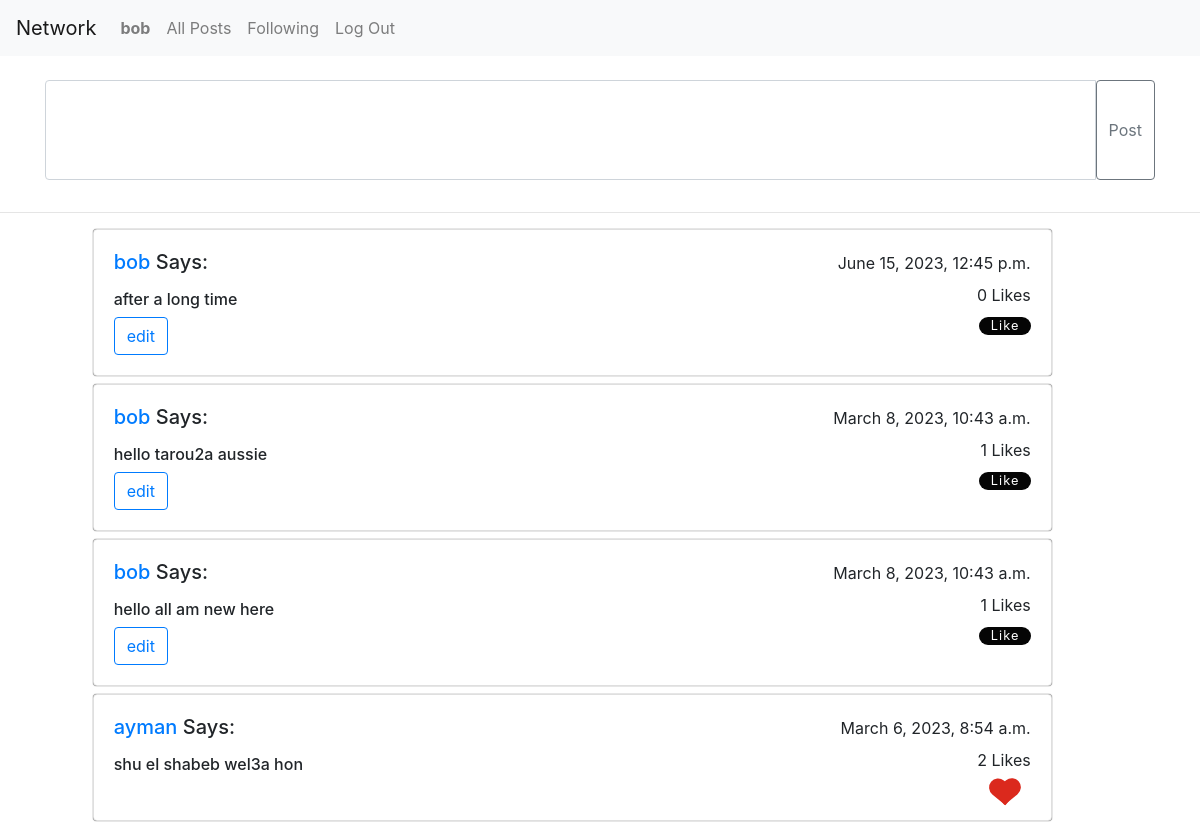
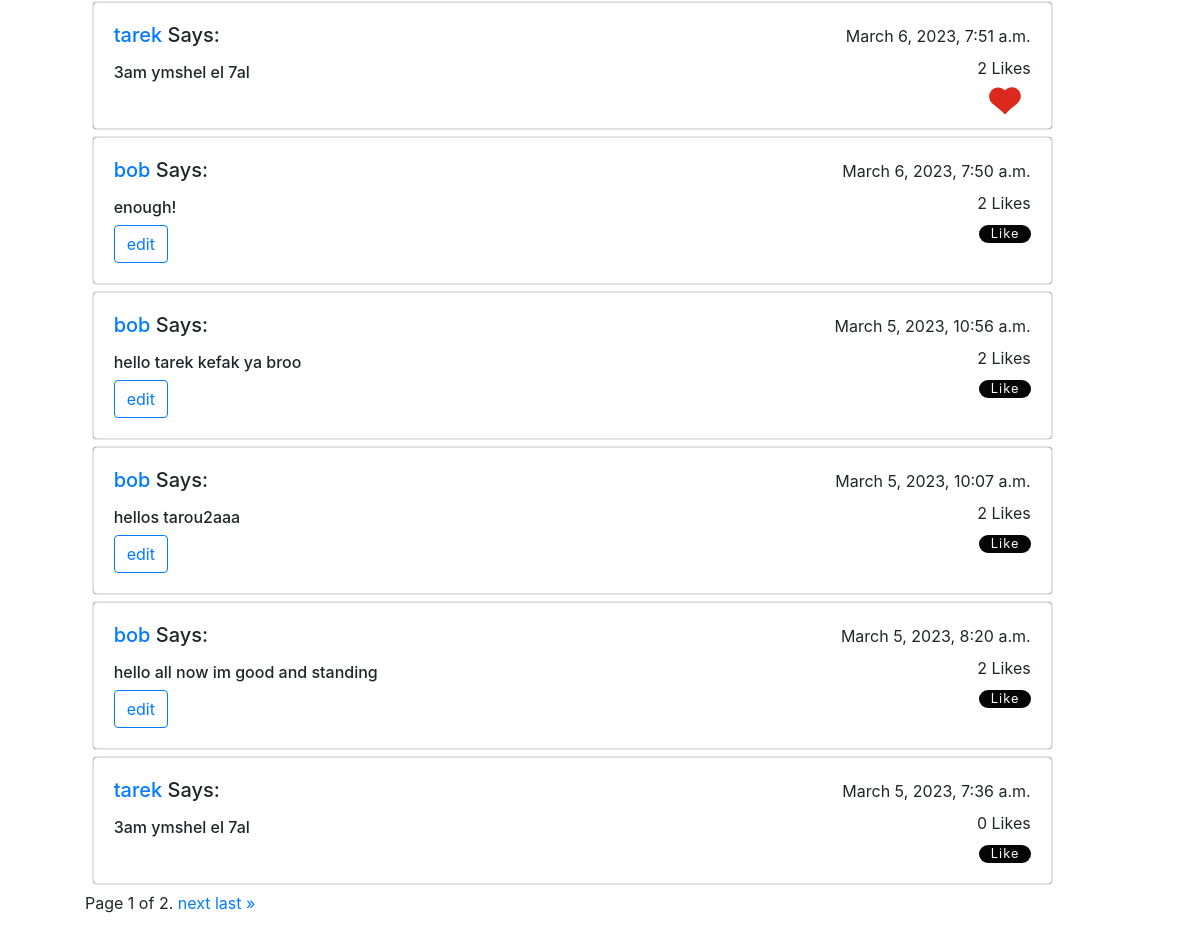
/ (signed in), run on the app's committed database (2 pictures, top to bottom).
### network/models.py (models this page shows, shortened)
class User(AbstractUser):
    followers = models.ManyToManyField('self', symmetrical=False, blank=True, related_name="user_followers")

class post(models.Model):
     user = models.ForeignKey(User, on_delete=models.CASCADE, related_name="user_post")
     body = models.TextField(blank=False)
     timestamp = models.DateTimeField(auto_now_add=True)
     user_likes = models.ManyToManyField(User, blank=True, related_name="user_like")

### network/views.py (the view)
# urls.py: path("", views.index, name="index"),
def index(request):
    posts = post.objects.order_by("-timestamp").all()
    ptr = Paginator(posts,10)
    page_number = request.GET.get('page')
    page_obj = ptr.get_page(page_number)
    return render(request, "network/index.html",{
        "page_obj":page_obj
    })

### network/templates/network/index.html (shortened to what this page needs)
{% extends "network/layout.html" %}
{% load static %}
{% block body %}
{%if request.user.is_authenticated%}
<br>
<div class="container">
    <div style="align-items: center; align-self: center; align-content: center;">
            <div class="input-group mb-3 marg_btm">
                <input required autofocus class="form-control input_text" type="text" id="form_body">
                <input class="btn btn-outline-secondary" type="submit" onclick="add_post()" id="button-addon1" value="Post">
            </div>
</div>
</div>
<hr>
<div class="container-lg">
    <ul id="post_content" style="width: 90%;">
        {%for posts in page_obj%}
          <li class="post_li card" style="width:100%;">
                <div class="card-body">
                <div class="card-title"><h5 style="float:right;"><small>{{posts.timestamp}}</small></h5><h5 class="card-content">
                    <a href="{% url 'user_page' posts.user.id %}">{{posts.user}}</a> Says:</h5>
                    <h5  class="card-content" style="float:right;"><small><span class="like_c">{{posts.user_likes.count}}</span> Likes</small></h5>
                </div>
                <h6 class="card-text post_body" style="display: flex;" data-body="{{posts.body}}">{{posts.body}}</h6>
                {%if request.user == posts.user%}
                <button class="edit_btn btn btn-outline-primary" value="{{posts.id}}">edit</button>
                {%endif%}
                <div style="float:right;">
                    {%if request.user in posts.user_likes.all%}
                        <div class="heart-btn">
                            <button class="like-btn"><span>Like</span></button>
                        </div>
                        {%else%}
                        <div class="heart-btn">
                            <button class="like-btn"><span>Like</span></button>
                        </div>
                    {%endif%}
                  </div>
                </div>
            </li>
        {%endfor%}
        <div class="pagination">
            <span class="step-links">
                <span class="current">
                    Page {{ page_obj.number }} of {{ page_obj.paginator.num_pages }}.
                </span>
                {% if page_obj.has_next %}
                    <a href="?page={{ page_obj.next_page_number }}">next</a>
                    <a href="?page={{ page_obj.paginator.num_pages }}">last &raquo;</a>
                {% endif %}
            </span>
        </div>
    </ul>
</div>
{%else%}
<div class="d-flex justify-content-center row" style="margin: 2%;"><h6 style="color: navy;">Share Your Own Post, <a href="{% url 'login' %}">Log In here.</a></h6></div>
<hr>
{%endif%}
{% endblock %}

### network/templates/network/layout.html (shortened to what this page needs)
{% load static %}
<!DOCTYPE html>
<html lang="en">
    <head>
        <link rel="stylesheet" href="https://stackpath.bootstrapcdn.com/bootstrap/4.4.1/css/bootstrap.min.css">
        <link href="{% static 'network/styles.css' %}" rel="stylesheet">
    </head>
    <body>
        <nav class="navbar navbar-expand-lg navbar-light bg-light">
            <a class="navbar-brand" href="#">Network</a>
            <div>
              <ul class="navbar-nav mr-auto">
                {% if user.is_authenticated %}
                    <li class="nav-item">
                        <a class="nav-link" href="#"><strong>{{ request.user.username }}</strong></a>
                    </li>
                {% endif %}
                <li class="nav-item">
                  <a class="nav-link" href="{% url 'index' %}">All Posts</a>
                </li>
                {% if user.is_authenticated %}
                    <li class="nav-item">
                        <a class="nav-link" href="{% url 'following' %}">Following</a>
                    </li>
                    <li class="nav-item">
                        <a class="nav-link" href="{% url 'logout' %}">Log Out</a>
                    </li>
                {% endif %}
              </ul>
            </div>
          </nav>
        <div class="body">
            {% block body %}
            {% endblock %}
        </div>
    </body>
</html>

### network/static/network/styles.css (style rules this page uses)
.input_text { height:100px; word-break: break-word; }
.marg_btm { margin-bottom:3%; }
.post_li { margin: 0.8%; list-style-type: none; box-shadow: 0 0 1px rgb(0, 0, 0); transition: ease-in 280ms; }
.heart-btn { width: 4em; height: 1.4em; position: relative; font-size: 0.8em; }
.like-btn { background: transparent; border: none; outline: none; color: #fff; letter-spacing: 1px; font-size: 1em; }
.heart-btn .like-btn::before, .heart-btn .like-btn::after { content: ''; position: absolute; top: 0; width: 50%; height: 100%; background-color: #050505; z-index: 0; transition: 0.4s; }
.heart-btn .like-btn::before { left: 0; border-radius: 1em 0 0 1em; }
.heart-btn .like-btn::after { right: 0; border-radius: 0 1em 1em 0; }
.heart-btn span { position: absolute; z-index: 1; top: 50%; left: 50%; transform: translate(-50%,-50%); }
input[type="checkbox"]:checked + .like-btn::before { transform: rotate(39.5deg) translate(0.5em , -0.525em); animation: glow 0.6s ease-in 0.4s forwards; }
input[type="checkbox"]:checked + .like-btn::after { transform: rotate(-39.5deg) translate(-0.5em , -0.525em); animation: glow 0.6s ease-in 0.4s forwards; }

### data on the page
User: user.username "bob"
post: timestamp "June 15, 2023, 12:45 p.m.", user "bob", user_likes.count "0", body "after a long time"
post: timestamp "March 8, 2023, 10:43 a.m.", user "bob", user_likes.count "1", body "hello tarou2a aussie"
post: timestamp "March 8, 2023, 10:43 a.m.", user "bob", user_likes.count "1", body "hello all am new here"
post: timestamp "March 6, 2023, 8:54 a.m.", user "ayman", user_likes.count "2", body "shu el shabeb wel3a hon"
post: timestamp "March 6, 2023, 7:51 a.m.", user "tarek", user_likes.count "2", body "3am ymshel el 7al"
post: timestamp "March 6, 2023, 7:50 a.m.", user "bob", user_likes.count "2", body "enough!"
post: timestamp "March 5, 2023, 10:56 a.m.", user "bob", user_likes.count "2", body "hello tarek kefak ya broo"
post: timestamp "March 5, 2023, 10:07 a.m.", user "bob", user_likes.count "2", body "hellos tarou2aaa"
post: timestamp "March 5, 2023, 8:20 a.m.", user "bob", user_likes.count "2", body "hello all now im good and standing"
post: timestamp "March 5, 2023, 7:36 a.m.", user "tarek", user_likes.count "0", body "3am ymshel el 7al"

### other printed values
{{ page_obj.number }} "1"
{{ page_obj.paginator.num_pages }} "2"
